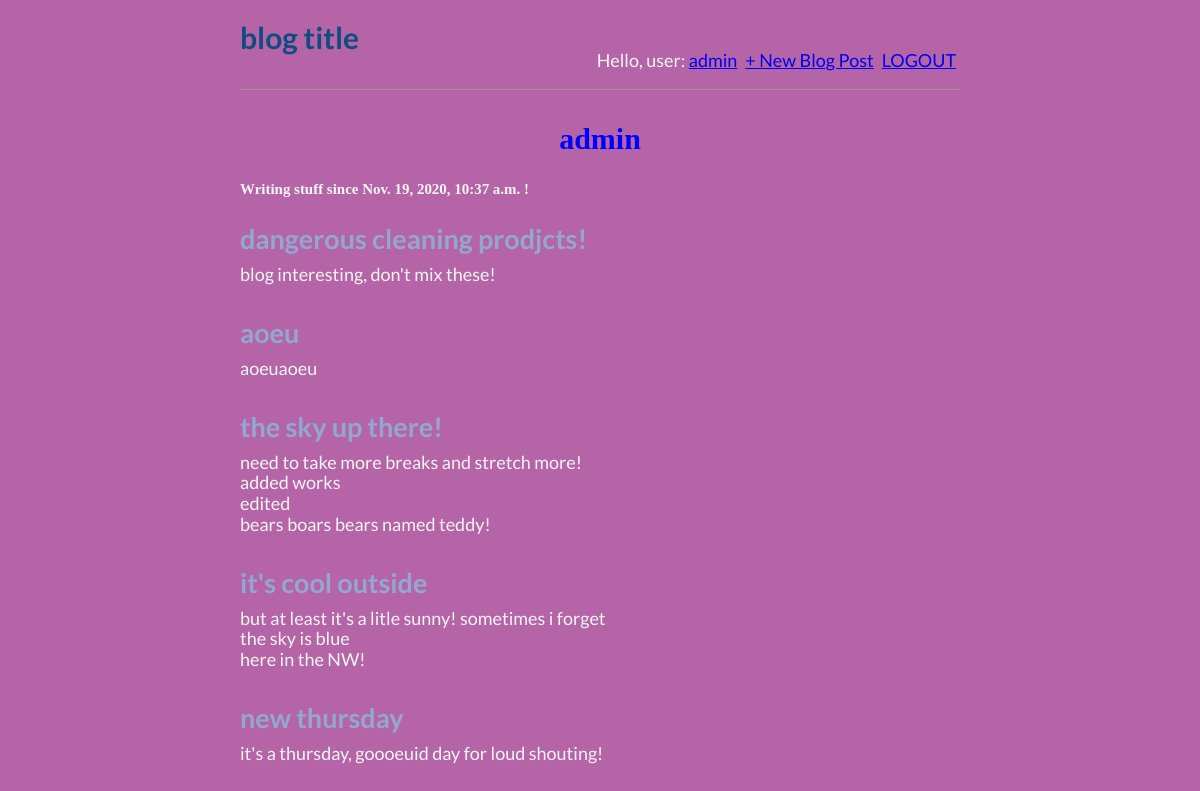
The app's page /user/admin/ (signed in) with its own data.
### blog_app/models.py (models this page shows, shortened)
class Post(models.Model):
    title = models.CharField(max_length=200)
    author = models.ForeignKey('auth.User', on_delete=models.CASCADE)
    created = models.DateTimeField(auto_now_add=True)
    updated = models.DateTimeField(auto_now=True) # useful, lookup
    caption = models.CharField(max_length=500)
    photo = models.ImageField(upload_to="media/")
    class Meta:
        ordering = ['-created']

### users_app/views.py (the view)
# urls.py: path('<str:username>/', views.UserProfileView.as_view(), name='profile'),
class UserProfileView(generic.DetailView):
    model = User
    template_name = 'user_profile.html'
    def get_object(self):
        return get_object_or_404(User, username=self.kwargs['username'])

### templates/user_profile.html (shortened to what this page needs)
{% extends 'base.html' %}
{% block content %}
    <h1>
    {{ object.username }}
    </h1>
    <h5>
    Writing stuff since {{ object.date_joined }} !
    </h5>
    {% for post in object.post_set.all %}
        <div class="post-entry">
            <h2><a href="{% url 'blog_app:detail' post.pk %}"> {{ post.title}} </a></h2>
            <p>
            {{ post.caption | linebreaks }}
            </p>
        </div>
    {% endfor %}
{% endblock content %}

### templates/base.html (shortened to what this page needs)
{% load static %} {% comment %} good idea to have this at the top of every html... {% endcomment %}
<!DOCTYPE html>
<html>
    <head>
      <link rel="stylesheet" href="{% static 'css/github_necolas_normalize.css'%}">
      <link rel="stylesheet" href="{% static 'css/main.css'%}">
      <link rel="stylesheet" href="{% static 'css/base.css'%}">
    </head>
  <body>
    <header>
      <div class="nav-left">
        <h1>            <a href="{% url 'blog_app:home' %}">blog title </a>        </h1>
        </div>
        <div class="nav-right">
          {% if request.user.is_authenticated  %}
            <p>Hello, user: <a href="{% url 'users_app:profile' request.user.username %}"> {{ request.user.username }} </a></p>
            <p><a href="{% url 'blog_app:new_post'%}">+ New Blog Post</a></p>
            <p><a href="{% url 'logout'%}">LOGOUT</a></p>
          {% else %}
            <p><a href="{% url 'users_app:signup' %}">New User Creation</a></p>
            <p><a href="{% url 'login' %}">Login</a></p>
          {% endif %}
        </div>
    </header>
        <div class="container">
            {% block content %}
            {% endblock content %}
        </div>
</body>
</html>

### static/css/main.css (style rules this page uses)
* { font-family: 'Lato', sans-serif; }
title, h1 { font-size: 30px; color: blue; text-align: center; }
body { background-color: rgb(177, 247, 247); margin-left: 5%; margin-right: 5%; }
@media (min-width: 700px) { body { margin-left: 20%; margin-right: 20%; } }

### static/css/base.css (style rules this page uses)
body { font-family: 'Libre Franklin', sans-serif; font-size: 18px; background-color: #B565A7; color: whitesmoke; }
h1, h2, h3, h4, h5, h6 { font-family: 'EB Garamond', serif; }
header { border-bottom: 1px solid #999; margin-bottom: 2rem; display: flex; }
header h1 a { color: #0f4c81; text-decoration: none; }
.nav-left { margin-right: auto; }
.nav-right { display: flex; padding-top: 2rem; }
.nav-right p { margin-left: .25rem; margin-right: .25rem; }
.post-entry { margin-bottom: 2rem; }
.post-entry h2 { margin: 0.5rem 0; }
.post-entry h2 a, .post-entry h2 a:visited { color: #92A8D1; text-decoration: none; }
.post-entry p { margin: 0; font-weight: 400; }

### records on screen
Post: title "dangerous cleaning prodjcts!", caption "blog interesting, don't mix these!"
Post: title "aoeu", caption "aoeuaoeu"
Post: title "the sky up there!", caption "need to take more breaks and stretch more! added works edited bears boars bears named teddy!"
Post: title "it's cool outside", caption "but at least it's a litle sunny! sometimes i forget the sky is blue here in the NW!"
Post: title "new thursday", caption "it's a thursday, goooeuid day for loud shouting!"

### other values on screen
{{ request.user.username }} "admin"
{{ object.username }} "admin"
{{ object.date_joined }} "Nov. 19, 2020, 10:37 a.m."
